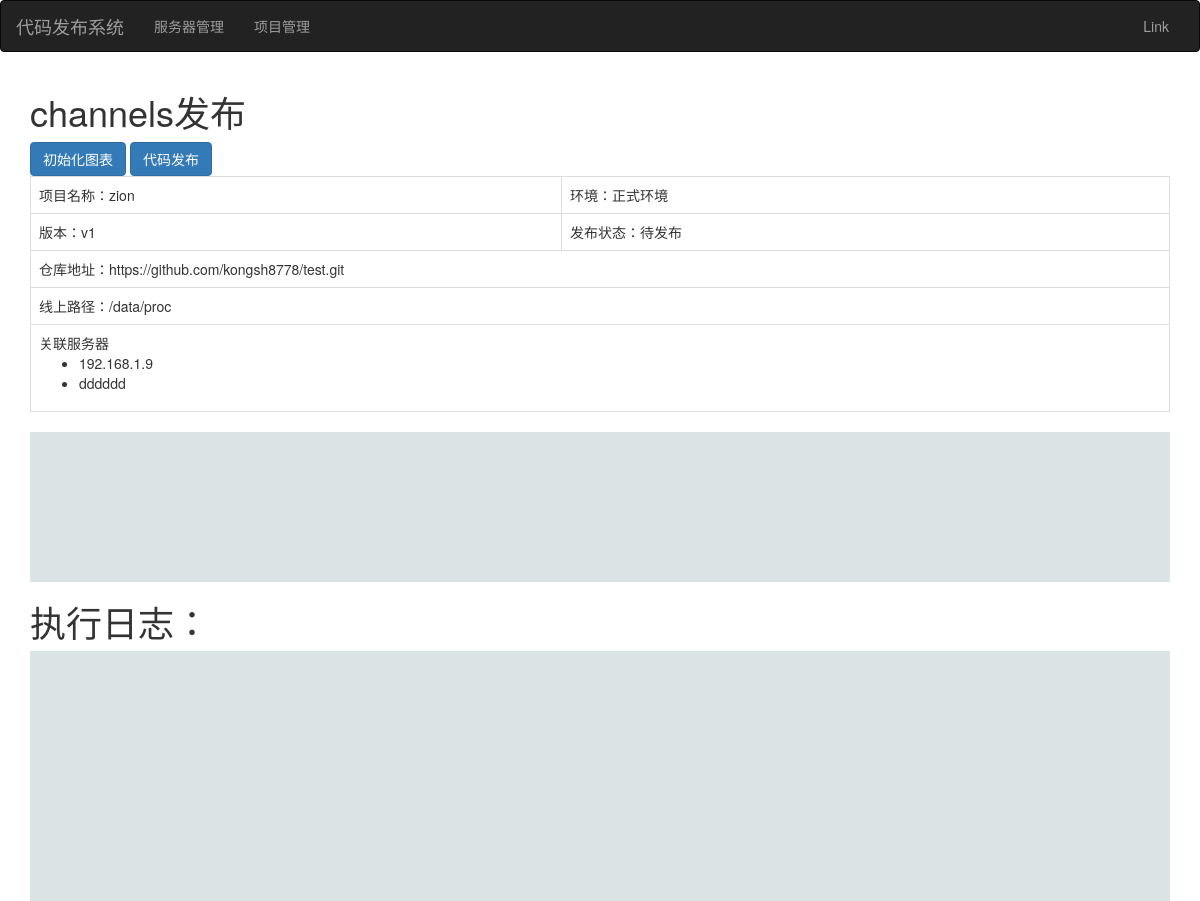
The page /deploy/28/ on the database its author committed.
### web/models.py (models this page shows, shortened)
class Deploy(models.Model):
    project = models.ForeignKey(verbose_name="项目环境", to="Project", on_delete=models.CASCADE)
    tag = models.CharField(verbose_name="发布版本", max_length=32)
    uid = models.CharField(verbose_name="标识", max_length=64)
    status_choices = (
        (1, "待发布"),
        (2, "发布中"),
        (3, "成功"),
        (4, "失败"),
    )
    status = models.IntegerField(verbose_name="状态", choices=status_choices, default=1)
    before_download_script = models.TextField(verbose_name="下载前脚本", null=True, blank=True)
    after_download_script = models.TextField(verbose_name="下载后脚本", null=True, blank=True)
    before_deploy_script = models.TextField(verbose_name="发布前脚本", null=True, blank=True)
    after_deploy_script = models.TextField(verbose_name="发布后脚本", null=True, blank=True)

class Project(models.Model):
    title = models.CharField(verbose_name="项目名", max_length=32)
    repo = models.CharField(verbose_name="仓库地址", max_length=128)
    evn_choice = (
        ("prod", "正式环境"),
        ("test", "测试环境"),
    )
    env = models.CharField(verbose_name="环境", max_length=16, choices=evn_choice, default="test")
    path = models.CharField(verbose_name="线上项目地址", max_length=128)
    servers = models.ManyToManyField(verbose_name="关联服务器", to="Server")

class Server(models.Model):
    hostname = models.CharField(verbose_name="主机名", max_length=32)
    def __str__(self):
        return self.hostname

### web/views/deploy.py (the view)
# urls.py: re_path("task/list/(?P<pid>\d+)/$", deploy.task_list, name='task_list'),
def deploy(request, task_id):
    task_obj = models.Deploy.objects.filter(id=task_id).first()
    return render(request, "deploy.html", {'task_obj': task_obj})

### web/templates/deploy.html (shortened to what this page needs)
{% extends 'layout.html' %}
{% load static %}
{% block content %}
    <div class="container">
        <h1>channels发布</h1>
        <input type="button" class="btn btn-primary" value="初始化图表" onclick="createDiagram();">
        <input type="button" class="btn btn-primary" value="代码发布" onclick="doDeploy();">
        <table class="table table-bordered table-hover">
            <tbody>
            <tr>
                <td>项目名称：{{ task_obj.project.title }}</td>
                <td>环境：{{ task_obj.project.get_env_display }}</td>
            </tr>
            <tr>
                <td>版本：{{ task_obj.tag }}</td>
                <td>发布状态：{{ task_obj.get_status_display }}</td>
            </tr>
            <tr>
                <td colspan="2">仓库地址：{{ task_obj.project.repo }}</td>
            </tr>
            <tr>
                <td colspan="2">线上路径：{{ task_obj.project.path }}</td>
            </tr>
            <tr>
                <td colspan="2">
                    <div>关联服务器</div>
                    <ul>
                        {% for item in task_obj.project.servers.all %}
                            <li>{{ item }}</li>
                        {% endfor %}
                    </ul>
                </td>
            </tr>
            </tbody>
        </table>
        <div id="content" style="height: 150px;background-color: #DAE4E4"></div>
        <h1>执行日志：</h1>
        <div id="log" style="height: 250px;overflow:auto;background-color: #DAE4E4">
        </div>
    </div>
{% endblock %}

### rows shown on the page
Deploy: project "zion", project.env "正式环境", tag "v1", status "待发布", project.repo "https://github.com/kongsh8778/test.git", project.path "/data/proc"
Server: hostname "192.168.1.9"
Server: hostname "dddddd"
